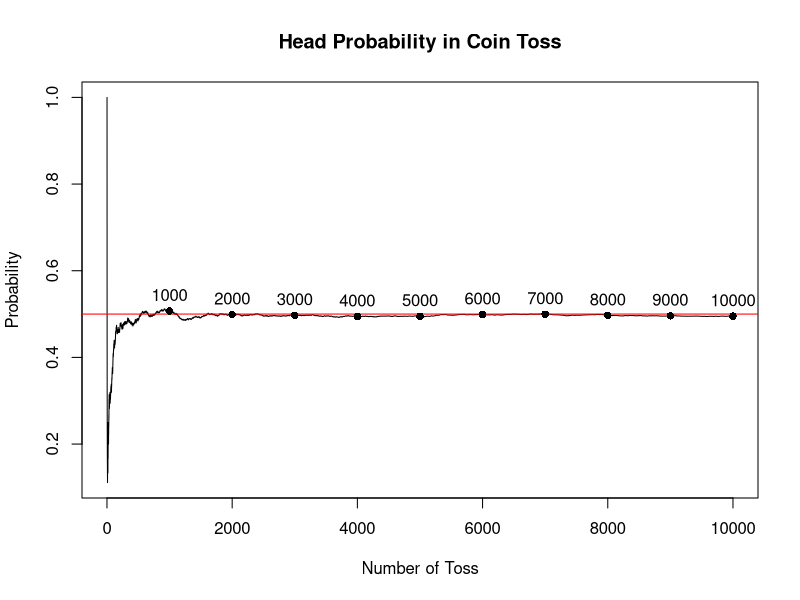
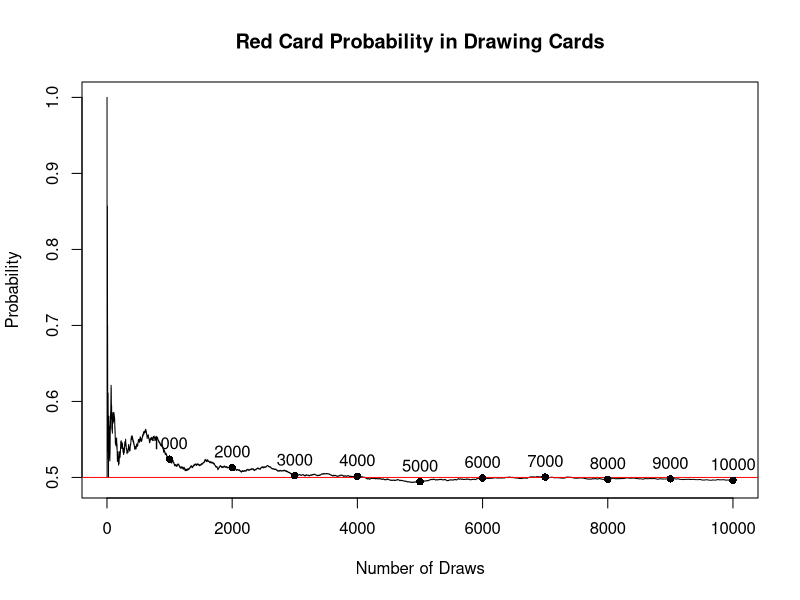
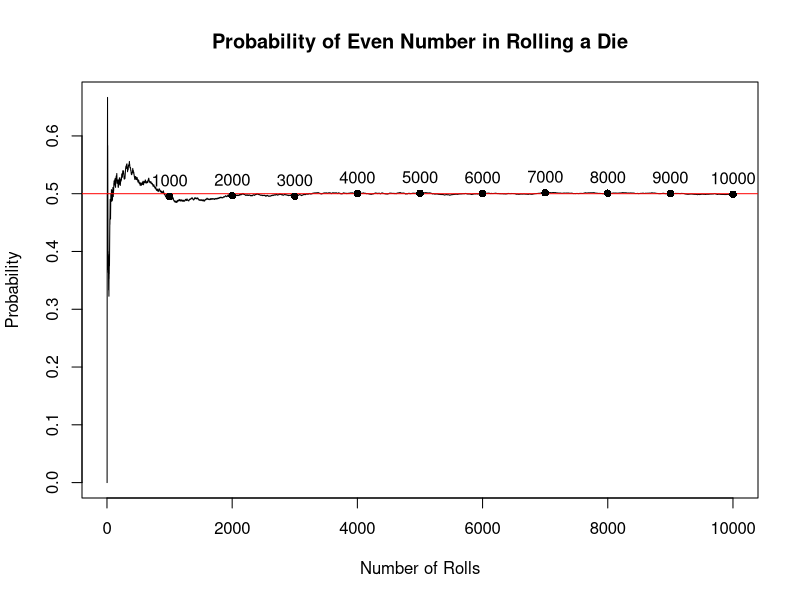

Generate these figures, in order, with R:
## ---- chunk 1
# NUmber of sample
n_sample <- 10000

# Simulate 100 coin tosses
print('Let Head = 1 and Tail = 0')
y <- sample (c(1, 0), n_sample, replace = TRUE)

# Probability Table
fair_coin_probability <- table(y)/n_sample
fair_coin_probability
## ---- chunk 2
num <- 1:n_sample
# Partial Probability
partial_events <- cumsum(y)
partial_probability <- partial_events / num

# Plot
plot(num, partial_probability, type = "l",
xlab = "Number of Toss", ylab = "Probability",
main = "Head Probability in Coin Toss")
abline(h=0.5, col="red")

# Add labels for each number of toss
hundredth_points <- seq(1000, max(num), by = 1000)
text(hundredth_points, partial_probability[hundredth_points], labels = hundredth_points, pos = 3)
points(hundredth_points, partial_probability[hundredth_points], col = "black", pch = 16)
## ---- chunk 3
# Simulate 50 card draws
print('Let Red = 1 and Black = 0')

# Define the deck
deck <- c(rep(1, 26), rep(0, 26))
draws <- sample(deck, n_sample, replace = TRUE)

# Probability Table
red_card_probability <- table(draws)/n_sample
red_card_probability
## ---- chunk 4
num <- 1:n_sample
# Partial Probability
partial_events <- cumsum(draws)
partial_probability <- partial_events / num

# Plot
plot(num, partial_probability, type = "l",
xlab = "Number of Draws", ylab = "Probability",
main = "Red Card Probability in Drawing Cards")
abline(h=0.5, col="red")

# Add labels for each number of toss
text(hundredth_points, partial_probability[hundredth_points], labels = hundredth_points, pos = 3)
points(hundredth_points, partial_probability[hundredth_points], col = "black", pch = 16)
## ---- chunk 5
# Simulate 50 die rolls
print('Let Even Numbers (2, 4, 6) = 1 and Odd Numbers (1, 3, 5) = 0')

# Define the deck
dice <- c(rep(1, 3), rep(0, 3))
rolls <- sample(dice, n_sample, replace = TRUE)

# Probability Table
fair_die_probability <- table(rolls)/n_sample
fair_die_probability
## ---- chunk 6
num <- 1:n_sample
# Partial Probability
partial_events <- cumsum(rolls)
partial_probability <- partial_events / num

# Plot
plot(num, partial_probability, type = "l",
xlab = "Number of Rolls", ylab = "Probability",
main = "Probability of Even Number in Rolling a Die")
abline(h=0.5, col="red")

# Add labels for each number of toss
text(hundredth_points, partial_probability[hundredth_points], labels = hundredth_points, pos = 3)
points(hundredth_points, partial_probability[hundredth_points], col = "black", pch = 16)
## ---- chunk 7
# Generate Sample Spaces
states <- c("H", "T")
S <- expand.grid(states, states)
sample_spaces <- apply(S, 1, paste, collapse = "")

# Simulate 100 coin tosses
x <- sample(sample_spaces, 100, replace = TRUE)

# Calculate relative frequencies
coin_toss_probability <- table(x) / 100
print('Coin Toss Probability Table')
coin_toss_probability

# Probability of one head and one tail
probability_HT_TH <- coin_toss_probability["HT"] + coin_toss_probability["TH"]

# Print the combined probability
print('Probability of One Head and One tail')
probability_HT_TH

# Probability in percentage
print('Probability of One Head and One Tail in Percentage:')
print(sprintf("%.2f%%", probability_HT_TH * 100))
